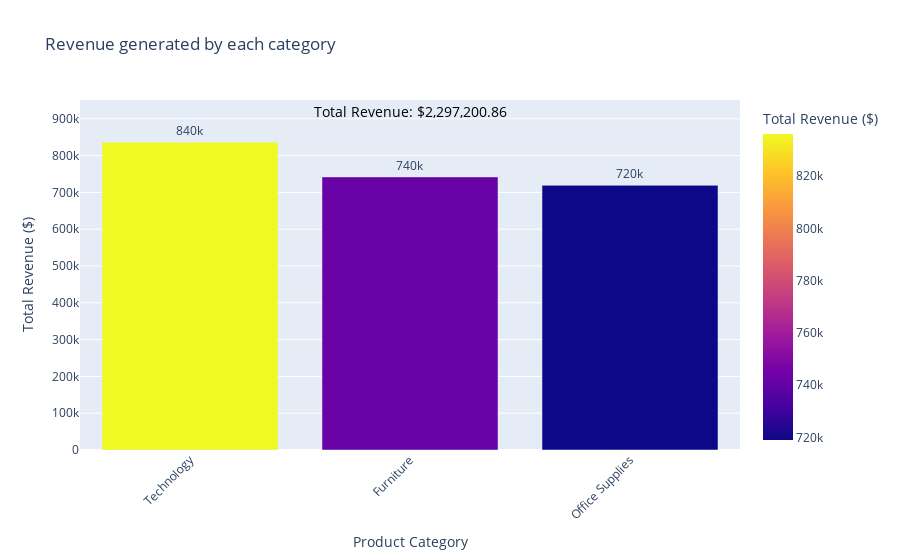

Source (notebook cell):
### Code cell
category_revenue_df = df.groupby('Category')['Sales'].sum().sort_values(ascending=False).head(10)
category_revenue=category_revenue_df.reset_index()
# Calculate total revenue
total_revenue = category_revenue['Sales'].sum()

# Create an interactive bar chart
fig = px.bar(
    category_revenue,
    x='Category',
    y='Sales',
    title='Revenue generated by each category',
    labels={'Sales': 'Total Revenue ($)', 'Category': 'Product Category'},
    hover_data={'Category': True, 'Sales': ':.2f'},  # Shows revenue on hover
    text='Sales',  # Show revenue values on bars
    color='Sales',  # Adds a gradient color effect
)

fig.update_traces(texttemplate='%{text:.2s}', textposition='outside')

# Add total revenue annotation
fig.add_annotation(
    x=0.5, y=max(category_revenue['Sales']) * 1.1,  # Positioning above the highest bar
    text=f"Total Revenue: ${total_revenue:,.2f}",
    showarrow=False,
    font=dict(size=14, color="black"),
    xref="paper", yref="y"
)

fig.update_layout(xaxis_tickangle=-45)  # Rotate x-axis labels for readability
fig.show()

### Figure 1 — Plotly figure (JSON) as saved in the notebook; plotly's stock layout.template omitted (floating-point values rounded to 4 significant figures)
{"data": [{"hovertemplate": "Product Category=%{x}<br>Total Revenue ($)=%{marker.color:.2f}<extra></extra>", "legendgroup": "", "marker": {"color": [836200.0, 742000.0, 719000.0], "coloraxis": "coloraxis", "pattern": {"shape": ""}}, "name": "", "orientation": "v", "showlegend": false, "text": [836200.0, 742000.0, 719000.0], "textposition": "outside", "texttemplate": "%{text:.2s}", "type": "bar", "x": ["Technology", "Furniture", "Office Supplies"], "xaxis": "x", "y": [836200.0, 742000.0, 719000.0], "yaxis": "y"}], "layout": {"annotations": [{"font": {"color": "black", "size": 14}, "showarrow": false, "text": "Total Revenue: $2,297,200.86", "x": 0.5, "xref": "paper", "y": 919800.0, "yref": "y"}], "barmode": "relative", "coloraxis": {"colorbar": {"title": {"text": "Total Revenue ($)"}}, "colorscale": [[0, "#0d0887"], [0.1111, "#46039f"], [0.2222, "#7201a8"], [0.3333, "#9c179e"], [0.4444, "#bd3786"], [0.5556, "#d8576b"], [0.6667, "#ed7953"], [0.7778, "#fb9f3a"], [0.8889, "#fdca26"], [1, "#f0f921"]]}, "legend": {"tracegroupgap": 0}, "title": {"text": "Revenue generated by each category"}, "xaxis": {"anchor": "y", "domain": [0, 1], "tickangle": -45, "title": {"text": "Product Category"}}, "yaxis": {"anchor": "x", "domain": [0, 1], "title": {"text": "Total Revenue ($)"}}}}
